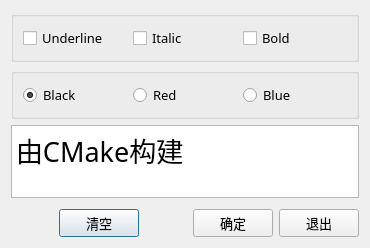
<?xml version="1.0" encoding="UTF-8"?>
<ui version="4.0">
 <class>Dialog</class>
 <widget class="QDialog" name="Dialog">
  <property name="geometry">
   <rect>
    <x>0</x>
    <y>0</y>
    <width>370</width>
    <height>248</height>
   </rect>
  </property>
  <property name="font">
   <font>
    <family>宋体</family>
    <pointsize>10</pointsize>
   </font>
  </property>
  <property name="windowTitle">
   <string>CMake构建</string>
  </property>
  <layout class="QVBoxLayout" name="verticalLayout">
   <item>
    <widget class="QGroupBox" name="groupBox_Font">
     <property name="title">
      <string/>
     </property>
     <layout class="QHBoxLayout" name="horizontalLayout">
      <item>
       <widget class="QCheckBox" name="chkBoxUnder">
        <property name="text">
         <string>Underline</string>
        </property>
       </widget>
      </item>
      <item>
       <widget class="QCheckBox" name="chkBoxItalic">
        <property name="text">
         <string>Italic</string>
        </property>
       </widget>
      </item>
      <item>
       <widget class="QCheckBox" name="chkBoxBold">
        <property name="text">
         <string>Bold</string>
        </property>
       </widget>
      </item>
     </layout>
    </widget>
   </item>
   <item>
    <widget class="QGroupBox" name="groupBox_Color">
     <property name="title">
      <string/>
     </property>
     <layout class="QHBoxLayout" name="horizontalLayout_2">
      <item>
       <widget class="QRadioButton" name="radioBlack">
        <property name="text">
         <string>Black</string>
        </property>
        <property name="checked">
         <bool>true</bool>
        </property>
       </widget>
      </item>
      <item>
       <widget class="QRadioButton" name="radioRed">
        <property name="text">
         <string>Red</string>
        </property>
       </widget>
      </item>
      <item>
       <widget class="QRadioButton" name="radioBlue">
        <property name="text">
         <string>Blue</string>
        </property>
       </widget>
      </item>
     </layout>
    </widget>
   </item>
   <item>
    <widget class="QPlainTextEdit" name="plainTextEdit">
     <property name="font">
      <font>
       <family>宋体</family>
       <pointsize>20</pointsize>
      </font>
     </property>
     <property name="plainText">
      <string>由CMake构建</string>
     </property>
    </widget>
   </item>
   <item>
    <layout class="QHBoxLayout" name="horizontalLayout_3">
     <property name="topMargin">
      <number>5</number>
     </property>
     <item>
      <spacer name="horizontalSpacer_2">
       <property name="orientation">
        <enum>Qt::Horizontal</enum>
       </property>
       <property name="sizeHint" stdset="0">
        <size>
         <width>40</width>
         <height>20</height>
        </size>
       </property>
      </spacer>
     </item>
     <item>
      <widget class="QPushButton" name="btnClear">
       <property name="text">
        <string>清空</string>
       </property>
       <property name="icon">
        <iconset resource="res.qrc">
         <normaloff>:/images/images/212.bmp</normaloff>:/images/images/212.bmp</iconset>
       </property>
      </widget>
     </item>
     <item>
      <spacer name="horizontalSpacer">
       <property name="orientation">
        <enum>Qt::Horizontal</enum>
       </property>
       <property name="sizeHint" stdset="0">
        <size>
         <width>40</width>
         <height>20</height>
        </size>
       </property>
      </spacer>
     </item>
     <item>
      <widget class="QPushButton" name="btnOK">
       <property name="text">
        <string>确定</string>
       </property>
       <property name="icon">
        <iconset resource="res.qrc">
         <normaloff>:/images/images/322.bmp</normaloff>:/images/images/322.bmp</iconset>
       </property>
      </widget>
     </item>
     <item>
      <widget class="QPushButton" name="btnExit">
       <property name="text">
        <string>退出</string>
       </property>
       <property name="icon">
        <iconset resource="res.qrc">
         <normaloff>:/images/images/132.bmp</normaloff>:/images/images/132.bmp</iconset>
       </property>
      </widget>
     </item>
    </layout>
   </item>
  </layout>
 </widget>
 <resources>
  <include location="res.qrc"/>
 </resources>
 <connections>
  <connection>
   <sender>btnExit</sender>
   <signal>clicked()</signal>
   <receiver>Dialog</receiver>
   <slot>close()</slot>
   <hints>
    <hint type="sourcelabel">
     <x>300</x>
     <y>260</y>
    </hint>
    <hint type="destinationlabel">
     <x>376</x>
     <y>275</y>
    </hint>
   </hints>
  </connection>
  <connection>
   <sender>btnOK</sender>
   <signal>clicked()</signal>
   <receiver>Dialog</receiver>
   <slot>accept()</slot>
   <hints>
    <hint type="sourcelabel">
     <x>225</x>
     <y>255</y>
    </hint>
    <hint type="destinationlabel">
     <x>158</x>
     <y>277</y>
    </hint>
   </hints>
  </connection>
 </connections>
</ui>
